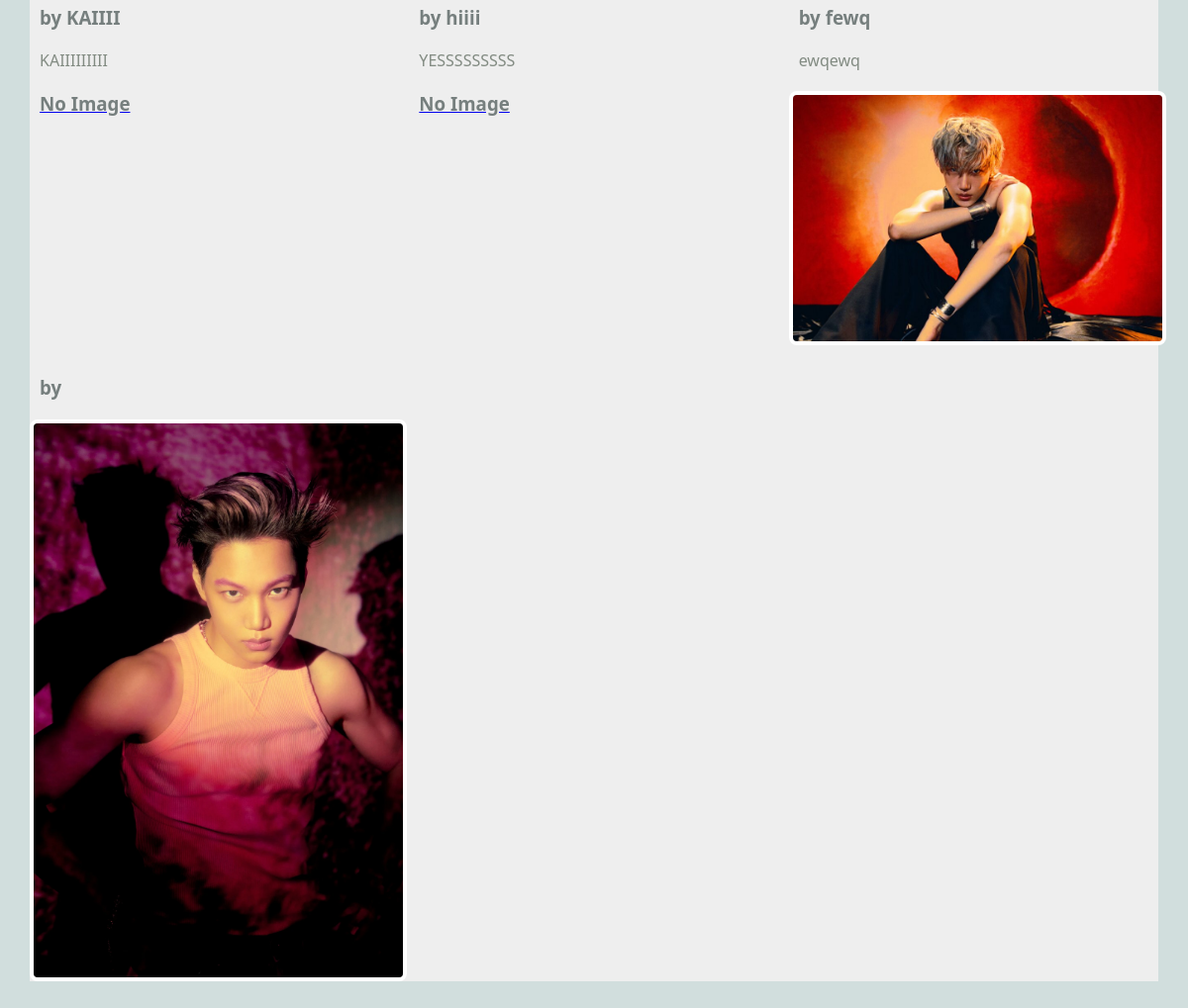
Before: /blog/show_all (lower part) with the older database file.
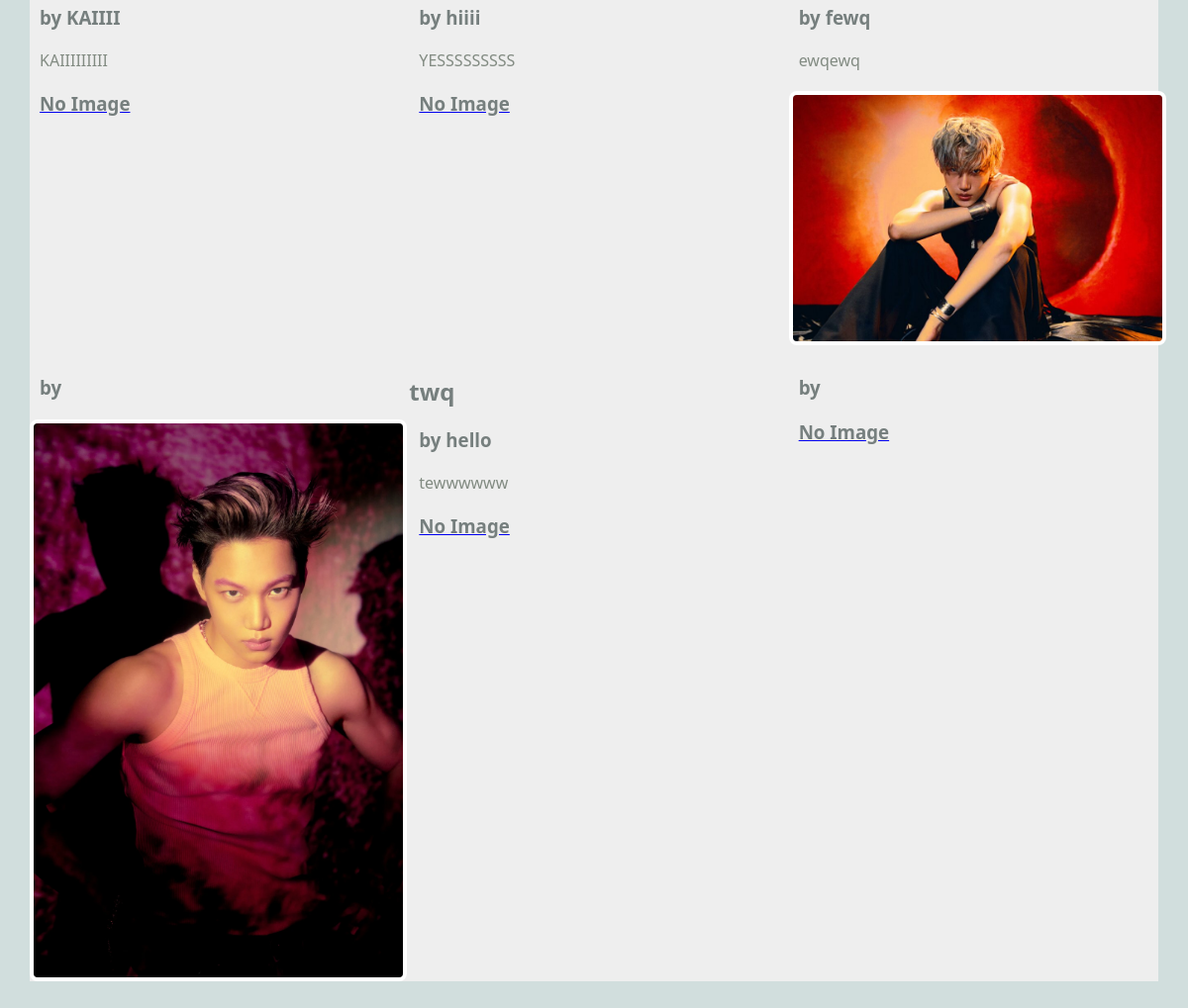
After: the same page with the newer database file.
### blog/models.py (models this page shows, shortened)
class Article(models.Model):
    title = models.TextField(blank=True)
    author = models.TextField(blank=True)
    text = models.TextField(blank=True)
    published = models.DateTimeField(auto_now=True)
    image_file = models.ImageField(blank=True) # Actual Image
    user = models.ForeignKey(User, on_delete=models.CASCADE) ## NEW
    def __str__(self):
        return f'{self.title} by {self.author}'

### blog/views.py (the view)
# urls.py: path('show_all', ShowAllView.as_view(), name="show_all"),
class ShowAllView(ListView):
    model = Article
    template_name = "blog/show_all.html"
    context_object_name = "articles"
    def dispatch(self, request, *args, **kwargs):
        if request.user.is_authenticated:
            print(f'ShowAllView.dispatch(): request.user={request.user}')
        else:
            print(f'ShowAllView.dispatch(): not logged in.')
        return super().dispatch(request, *args, **kwargs)

### blog/templates/blog/show_all.html (shortened to what this page needs)
{% extends 'blog/base.html' %}
{% block content %}
<main class="grid-container">
     {% for article in articles %}
     <article>
        <div>
            <h2>
                {{article.title}}
            </h2>
            <h3>
                by {{article.author}}
            </h3>
            <p>
                {{article.text}}
            </p>
        </div>
        <a href="{% url 'article' article.pk %}">
        {% if article.image_file %}
        <img src="{{article.image_file.url}}" alt="Kai">
        {% else %}
        <h3>No Image</h3>
        {% endif %}
        </a>
    </article>
     {% endfor %}
</main>
{% endblock %}

### blog/templates/blog/base.html (shortened to what this page needs)
{% load static %}
<html>
    <head>
        <link rel="stylesheet" href="{% static 'styles-blog.css' %}">
    </head>
    <body>
        <head>
        </head>
        {% block content %}
        {% endblock %}
    </body>
</html>

### static/styles-blog.css (style rules this page uses)
body { margin: 30px; background: #d1dedd; font-family:'Segoe UI', Tahoma, Geneva, Verdana, sans-serif; }
h1, h2, h3 { color: #767f7e; }
p { color: #828b82; }
.grid-container { background: #eee; max-width: 900px; display: grid; grid-template-columns: repeat(3, 1fr); grid-gap: 10px; max-width: 1200px; margin: 20px auto; }
article img, article.featured img { width: 100%; border: 4px solid #fff; border-radius: 8px; }
article p, article h3 { margin: 20px 10px; }

Changed rows visible on the page:
added Article: title "twq", author "hello", text "tewwwwww", image_file "No Image"
added Article: image_file "No Image"
